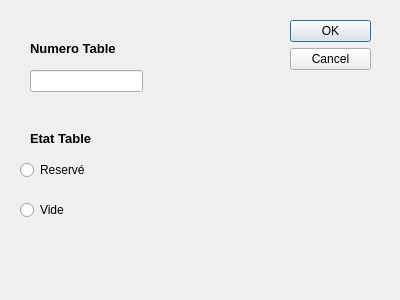
<?xml version="1.0" encoding="UTF-8"?>
<ui version="4.0">
 <class>ajoutertab</class>
 <widget class="QDialog" name="ajoutertab">
  <property name="geometry">
   <rect>
    <x>0</x>
    <y>0</y>
    <width>400</width>
    <height>300</height>
   </rect>
  </property>
  <property name="windowTitle">
   <string>Dialog</string>
  </property>
  <widget class="QDialogButtonBox" name="buttonBox">
   <property name="geometry">
    <rect>
     <x>290</x>
     <y>20</y>
     <width>81</width>
     <height>241</height>
    </rect>
   </property>
   <property name="orientation">
    <enum>Qt::Vertical</enum>
   </property>
   <property name="standardButtons">
    <set>QDialogButtonBox::Cancel|QDialogButtonBox::Ok</set>
   </property>
  </widget>
  <widget class="QLabel" name="label">
   <property name="geometry">
    <rect>
     <x>30</x>
     <y>40</y>
     <width>121</width>
     <height>16</height>
    </rect>
   </property>
   <property name="font">
    <font>
     <family>MS Shell Dlg 2</family>
     <pointsize>10</pointsize>
     <weight>75</weight>
     <bold>true</bold>
    </font>
   </property>
   <property name="text">
    <string>Numero Table</string>
   </property>
  </widget>
  <widget class="QLabel" name="label_2">
   <property name="geometry">
    <rect>
     <x>30</x>
     <y>130</y>
     <width>101</width>
     <height>16</height>
    </rect>
   </property>
   <property name="font">
    <font>
     <pointsize>10</pointsize>
     <weight>75</weight>
     <bold>true</bold>
    </font>
   </property>
   <property name="text">
    <string>Etat Table</string>
   </property>
  </widget>
  <widget class="QLineEdit" name="lineEdit_numero">
   <property name="geometry">
    <rect>
     <x>30</x>
     <y>70</y>
     <width>113</width>
     <height>22</height>
    </rect>
   </property>
  </widget>
  <widget class="QRadioButton" name="radioButton">
   <property name="geometry">
    <rect>
     <x>20</x>
     <y>160</y>
     <width>95</width>
     <height>20</height>
    </rect>
   </property>
   <property name="text">
    <string>Reservé</string>
   </property>
  </widget>
  <widget class="QRadioButton" name="radioButton_2">
   <property name="geometry">
    <rect>
     <x>20</x>
     <y>200</y>
     <width>95</width>
     <height>20</height>
    </rect>
   </property>
   <property name="text">
    <string>Vide</string>
   </property>
  </widget>
 </widget>
 <resources/>
 <connections>
  <connection>
   <sender>buttonBox</sender>
   <signal>accepted()</signal>
   <receiver>ajoutertab</receiver>
   <slot>accept()</slot>
   <hints>
    <hint type="sourcelabel">
     <x>248</x>
     <y>254</y>
    </hint>
    <hint type="destinationlabel">
     <x>157</x>
     <y>274</y>
    </hint>
   </hints>
  </connection>
  <connection>
   <sender>buttonBox</sender>
   <signal>rejected()</signal>
   <receiver>ajoutertab</receiver>
   <slot>reject()</slot>
   <hints>
    <hint type="sourcelabel">
     <x>316</x>
     <y>260</y>
    </hint>
    <hint type="destinationlabel">
     <x>286</x>
     <y>274</y>
    </hint>
   </hints>
  </connection>
 </connections>
</ui>
